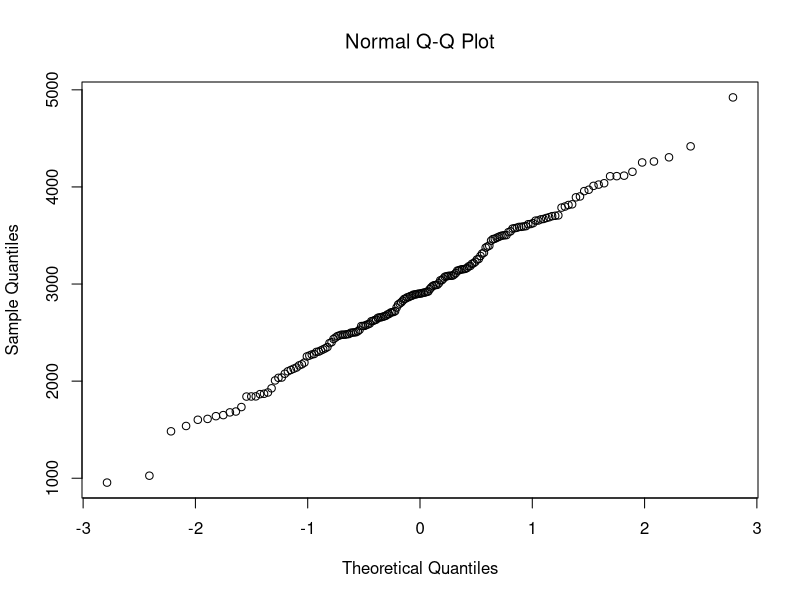
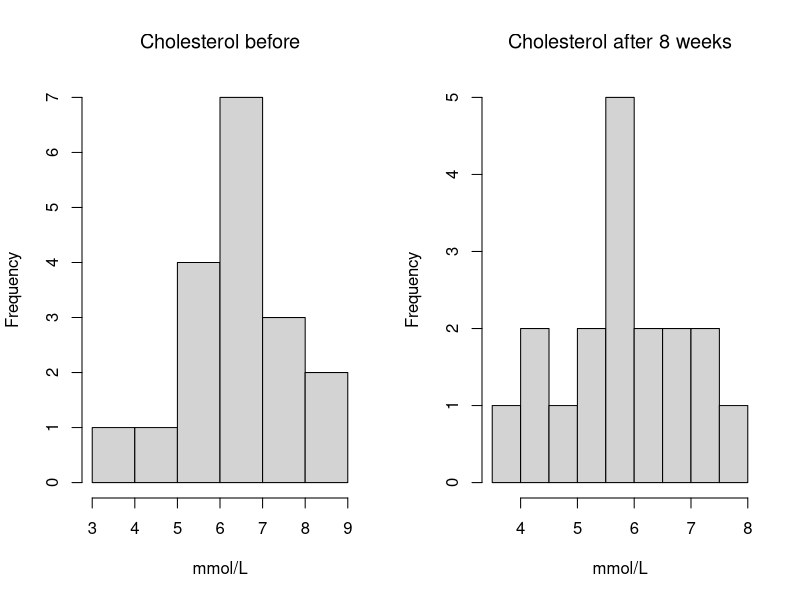
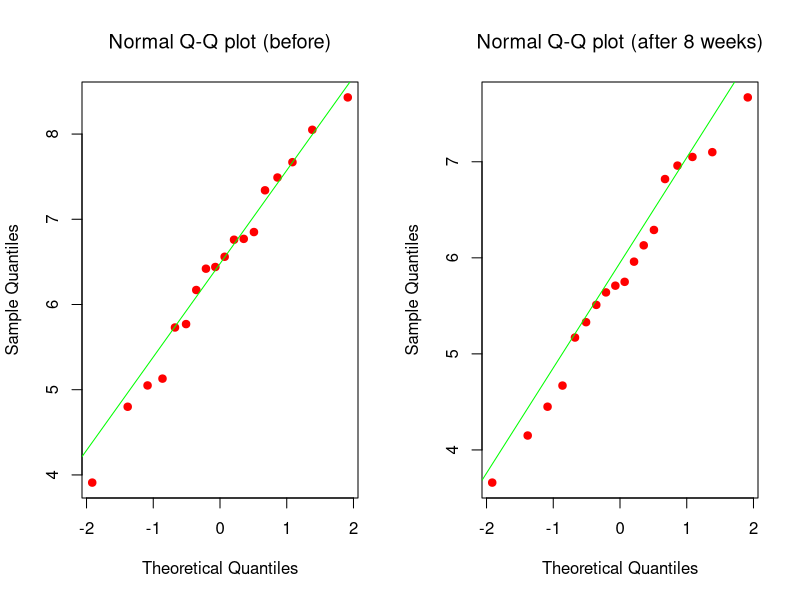
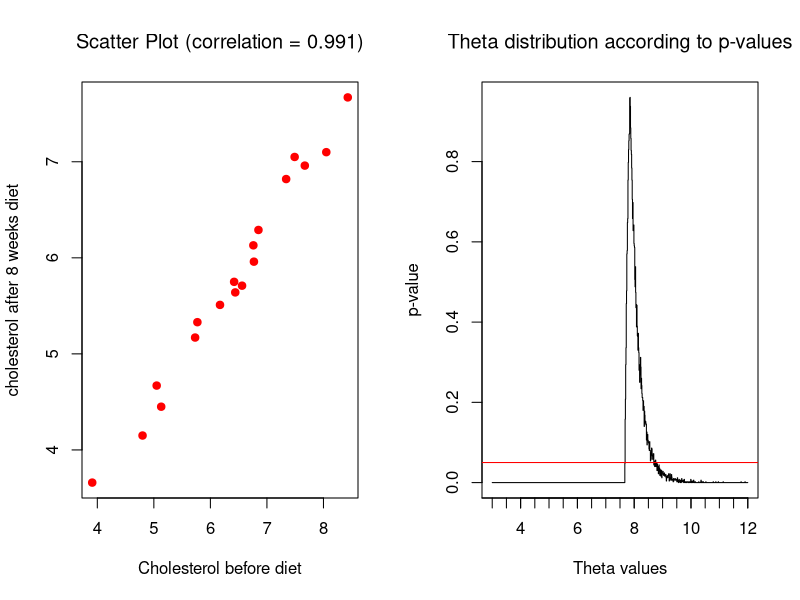
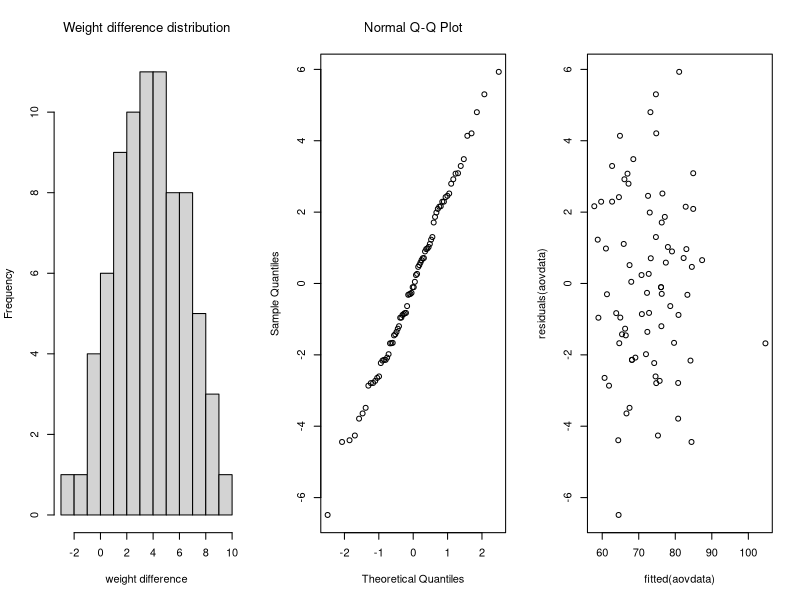
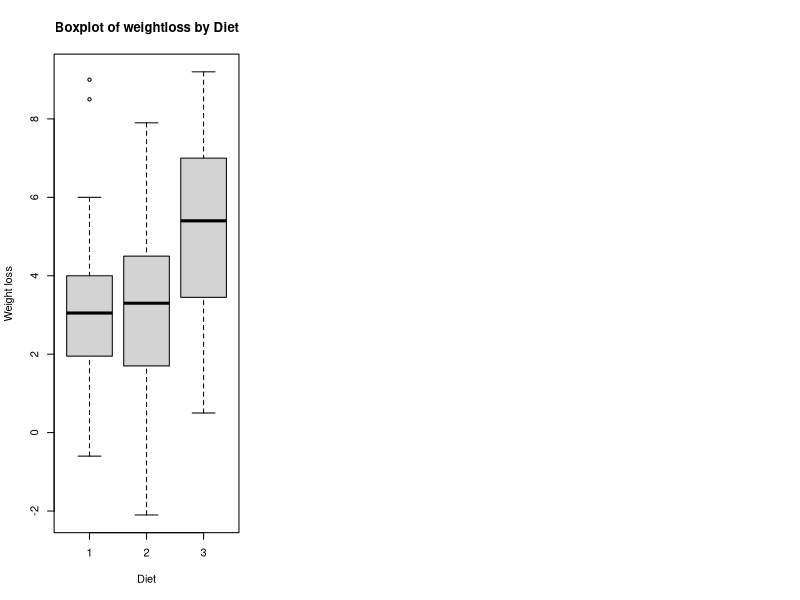
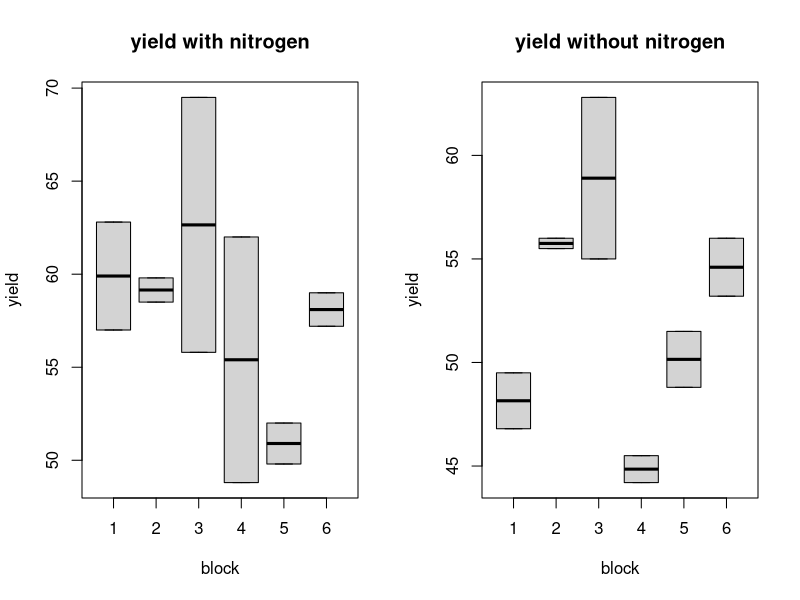
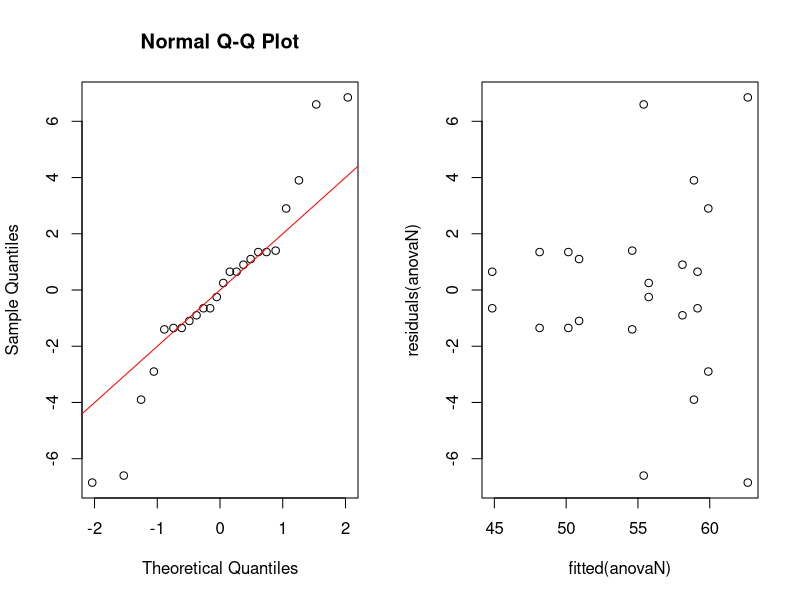

Write R code to recreate these figures, in order.
## ---- chunk 1
knitr::opts_chunk$set(echo = TRUE)
set.seed(420)
library(lme4)
## ---- chunk 2
  options(digits=4)
## ---- chunk 3
  df <- read.csv('Data/birthweight.txt')
  shapiro.test(df$birthweight)[2]
  qqnorm(df$birthweight, font.main=10)
## ---- chunk 4

  options(digits=3)
## ---- chunk 5
  n = nrow(df)
  mu = mean(df$birthweight)
  s = sd(df$birthweight)
  z_98p = 2.05
  m = z_98p*s/sqrt(n) # m = 1.96s/sqrt(n)
  bounded_CI = c(mu - m, mu + m); bounded_CI
## ---- chunk 6
  options(digits=6)
## ---- chunk 7
get_m = function(n) {
  s = sd(df$birthweight)
  z_98p = 2.05 # value from z score table for 98th percentile
  m = z_98p*s/sqrt(n)
  
  return(m)
}

for (sample_size in 1:1000) {
  lower_bound = mu - get_m(sample_size)
  upper_bound = mu + get_m(sample_size)
  CI_length = upper_bound - lower_bound
  if (CI_length <= 100) {
    break
  }
}
sample_size

# bootstrap 96%-CI:
B = 1000
Tstar = 1:B
for (i in 1:B){
  Xstar = sample(df$birthweight, replace=TRUE)
  Tstar[i] = mean(Xstar)
}
Tstar20 = quantile(Tstar, 0.020)
Tstar980 = quantile(Tstar, 0.980)
sum(Tstar<Tstar20)
## ---- chunk 8
  options(digits=8)
bootstrap_CI = c(2*mu-Tstar980,2*mu-Tstar20)
bootstrap_CI
## ---- chunk 9
t.test(df$birthweight, mu=2800, alt="g")
## ---- chunk 10
  options(digits=4)
## ---- chunk 11
# sign test
p_value = binom.test(sum(df$birthweight > 2800), length(df$birthweight), alt='g')[3]
## ---- chunk 12
sprintf(p_value, fmt = '%#.4f') 
## ---- chunk 13
B = 1000
psign = numeric(B)
pttest = numeric(B)
n = 50
for(i in 1:B) {
  x = sample(df$birthweight, n)
  psign[i] = binom.test(sum(x>2800), n, alt='g')[[3]]
  pttest[i] = t.test(x, mu=2800, alt='g')[[3]]
}
power_sign = sum(psign<0.05)/B
power_ttest = sum(pttest<0.05)/B
## ---- chunk 14
  options(digits=6)
## ---- chunk 15
c(power_sign, power_ttest)
## ---- chunk 16
n = 100
p_lower = 0.25
sample_probabilities = numeric(n)
for(i in 1:n){
  x = sample(df$birthweight, n)
  sample_probabilities[i] = sum(x < 2600)/n
}
s = sd(sample_probabilities)
p_estimate = mean(sample_probabilities)
m = p_estimate - p_lower;paste("margin of error:", round(m,3)) 
p_upper = p_estimate + m
paste("estimated probability:", round(p_estimate,3))
paste("CI:", round(c(p_lower, p_upper),3))
z_alpha = m/s;paste("estimated Z-score:",round(z_alpha,3))
## ---- chunk 17
p_val = numeric(100)
for(i in 1:100) {
  males_u2600 = 34
  females_u2600 = 28
  males_a2600 = 61
  females_a2600 = 65
  under_2600 = df$birthweight[df$birthweight < 2600]
  above_2600 = df$birthweight[df$birthweight > 2600]
  under_2600
  samples_males_u2600_i = sample(1:length(under_2600), males_u2600)
  samples_males_u2600 = under_2600[samples_males_u2600_i]
  samples_females_u2600 = under_2600[-samples_males_u2600_i]
  samples_males_a2600_i = sample(1:length(above_2600), males_a2600)
  samples_males_a2600 = above_2600[samples_males_a2600_i]
  samples_females_a2600 = above_2600[-samples_males_a2600_i]
  
  samples_males = c(samples_males_a2600, samples_males_u2600)
  samples_females = c(samples_females_a2600, samples_females_u2600)
  p_val[i] = t.test(samples_males, samples_females)[[3]]
}
## ---- chunk 18
  options(digits=4)
## ---- chunk 19
mean(p_val)
## ---- chunk 20
df = read.csv('Data/cholesterol.txt', header = TRUE, sep = "")
par(mfrow=c(1,2))
hist(df$Before, main = 'Cholesterol before', xlab = 'mmol/L', font.main=10)
hist(df$After8weeks, main = 'Cholesterol after 8 weeks', xlab = 'mmol/L', font.main=10)
## ---- chunk 21
par(mfrow=c(1,2))
qqnorm(df$Before, col='red', pch=19, main="Normal Q-Q plot (before)", font.main=10)
qqline(df$Before, col='green')
qqnorm(df$After8weeks, col='red', pch=19, main="Normal Q-Q plot (after 8 weeks)",
       font.main=10)
qqline(df$After8weeks, col='green')
## ---- chunk 22
plot(df$Before, df$After8weeks, xlab = "Cholesterol before diet",
     ylab = "cholesterol after 8 weeks diet",
     main = paste("Scatter Plot (correlation = ", round(cor(df$Before,df$After8weeks), 3),
                  collapes=")", sep=""), col='red',pch = 19, font.main=10)
## ---- chunk 23
ttest = t.test(df$Before, df$After8weeks, alt='g', paired=TRUE)
print(paste("p-value of two-paired t-test: ",round(ttest$p.value,3)))
wilcox_test = wilcox.test(df$Before, df$After8weeks, alt='g',paired = TRUE)
print(paste("p-value of two-paired Wilcoxon signed rank test: ",
            round(wilcox_test$p.value,3)))
## ---- chunk 24
sample_maxs <- c()
n = 1000
for (i in 1:n){
  sample_maxs[i] = max(sample(df$After8weeks, nrow(df), replace=TRUE))
}
estimated_upper_limit = mean(sample_maxs)
cat("Estimated Theta:", estimated_upper_limit, "\n") 
cat("Confidence interval:", quantile(sample_maxs, probs=c(0.025,0.975 )))
## ---- chunk 25

theta = 3.00; t=max(df$After8weeks); counter = 1;B=1000;
tstar=numeric(B); p_values = c(); thetas = c();
while (theta <= 12) {
  for (i in 1:B){
    xstar = runif(n=nrow(df), min=3, max=theta)
    tstar[i]=max(xstar)
    }
  p_left=sum(tstar<t)/B; p_right=sum(tstar>t)/B;
  p_values[counter]= 2*min(p_left,p_right)
  thetas[counter] = theta
  counter = counter + 1
  theta = theta + 0.01 #increment theta by  0.01
}
plot(x=thetas, y = p_values, type = "S", xlab = "Theta values", ylab="p-value",
     main = "Theta distribution according to p-values", font.main=10)
axis(1,at=seq(0,12,0.5),labels=NA)
abline(a=0.05,b=0, col='red')

df_theta = data.frame(thetas,p_values)
df_theta = dplyr::filter(df_theta, p_values > 0.05)
interval <- c(min(df_theta$theta), max(df_theta$theta))

print(interval)

## ---- chunk 26
binom.test(sum(df$After8weeks > 6), nrow(df), alt='g')

binom.test(sum(df$After8weeks > 4.5), nrow(df), alt='g', p=0.25)
## ---- chunk 27
library(dplyr)
library(multcomp)
## ---- chunk 28
data <- read.csv("Data/diet.txt",header = TRUE, sep = "")
## ---- chunk 29
aovdata = lm(preweight~weight6weeks, data=data)
par(mfrow=c(1, 3))
hist(data$preweight - data$weight6weeks, breaks=10, font.main=10, main="Weight difference distribution", xlab="weight difference")
qqnorm(residuals(aovdata), font.main=10)
plot(fitted(aovdata),residuals(aovdata), font.main=10)

t.test(data$preweight, data$weight6weeks, paired=TRUE)
## ---- chunk 30
model_b <- aov(preweight - weight6weeks ~ diet, data=data)
summary(model_b)

boxplot((preweight-weight6weeks) ~ diet, data = data, xlab = "Diet",
        ylab = "Weight loss", main = "Boxplot of weightloss by Diet")
## ---- chunk 31
data$gender = as.factor(data$gender)
data$diet =  as.factor(data$diet)

model_c <- lm(preweight - weight6weeks ~ diet * gender, data = data)
anova(model_c)

## ---- chunk 32
diet_1 = filter(data, diet==1) 
diet_2 = filter(data, diet==2) 
diet_3 = filter(data, diet==3)

avg_loss_diet_1 = mean(diet_1$preweight) - mean(diet_1$weight6weeks)
avg_loss_diet_2 = mean(diet_2$preweight) - mean(diet_2$weight6weeks)
avg_loss_diet_3 = mean(diet_3$preweight) - mean(diet_3$weight6weeks)

diet_1_predicted = mean(diet_1$preweight) - avg_loss_diet_1; diet_1_predicted
diet_2_predicted = mean(diet_2$preweight) - avg_loss_diet_2; diet_2_predicted
diet_3_predicted = mean(diet_3$preweight) - avg_loss_diet_3; diet_3_predicted
## ---- chunk 33
I=3; B=6; N=2
for (i in 1:B) print(sample(1:(N*I)))

## ---- chunk 34
df = MASS::npk
df_nitrogen = dplyr::filter(df, N == 1)
df_no_nitrogen =  dplyr::filter(df, N == 0)
par(mfrow=c(1,2))
boxplot(yield ~ block, data=df_nitrogen, main="yield with nitrogen")
boxplot(yield ~ block, data=df_no_nitrogen, main='yield without nitrogen')
## ---- chunk 35
df$block = as.factor(df$block)
df$N = as.factor(df$N)
anovaN = lm(yield ~ block * N,data=df);anova(anovaN)

par(mfrow=c(1,2))
qqnorm(residuals(anovaN));qqline(residuals(anovaN),col='red')
plot(fitted(anovaN),residuals(anovaN))

## ---- chunk 36
additive_model = lm(yield ~ block + N,data=df);anova(additive_model)

## ---- chunk 37
par(mfrow=c(1,2))
interaction.plot(df$block,df$N,df$yield, trace.label='Nitrogen',xlab='block',ylab='yield')
interaction.plot(df$N, df$block, df$yield, trace.label='Block', xlab='nitrogen', ylab='yield')
## ---- chunk 38
df$K = as.factor(df$K)
df$P = as.factor(df$P)
model_a = lm(yield ~ N + P + block*K, data=df); anova(model_a)
model_b = lm(yield ~ N + K + block*P, data=df); anova(model_b)
model_c = lm(yield ~ K + P + block*N, data=df); anova(model_c)
model_d = lm(yield ~ N + K + P + block, data=df); anova(model_d)
## ---- chunk 39
yieldlmer=lmer(yield~N+P+K+(1|block),REML=FALSE,data=df);yieldlmer
yieldlmer1=lmer(yield~(1|block),REML=FALSE,data=df)
anova(yieldlmer1,yieldlmer)
